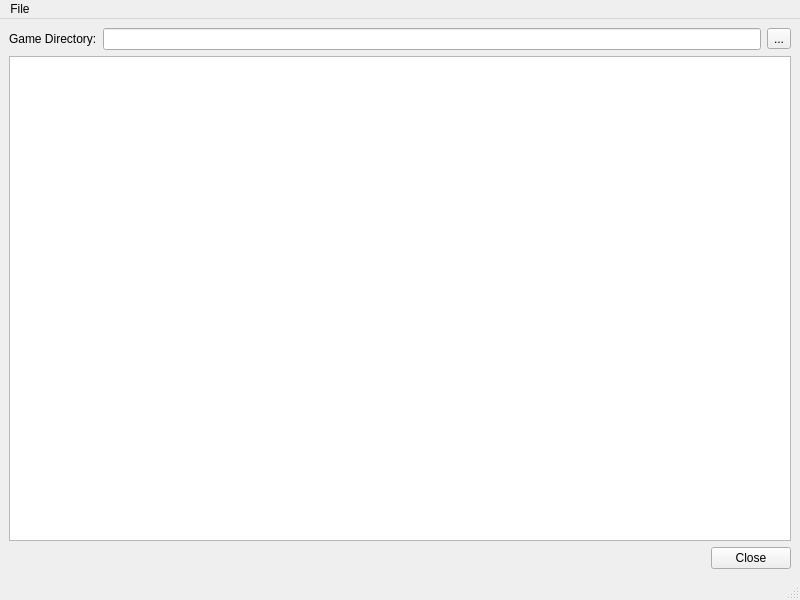
<?xml version="1.0" encoding="UTF-8"?>
<ui version="4.0">
 <class>LootWindow</class>
 <widget class="QMainWindow" name="LootWindow">
  <property name="geometry">
   <rect>
    <x>0</x>
    <y>0</y>
    <width>800</width>
    <height>600</height>
   </rect>
  </property>
  <property name="windowTitle">
   <string>Loot Inspector</string>
  </property>
  <widget class="QWidget" name="centralwidget">
   <layout class="QGridLayout" name="gridLayout">
    <item row="0" column="0">
     <layout class="QHBoxLayout" name="horizontalLayout">
      <item>
       <widget class="QLabel" name="label">
        <property name="text">
         <string>Game Directory:</string>
        </property>
       </widget>
      </item>
      <item>
       <widget class="QLineEdit" name="gameDirectory">
        <property name="readOnly">
         <bool>true</bool>
        </property>
       </widget>
      </item>
      <item>
       <widget class="QToolButton" name="gameDirBrowse">
        <property name="text">
         <string>...</string>
        </property>
       </widget>
      </item>
     </layout>
    </item>
    <item row="1" column="0">
     <widget class="QTreeWidget" name="treeWidget">
      <property name="columnCount">
       <number>2</number>
      </property>
      <attribute name="headerVisible">
       <bool>false</bool>
      </attribute>
      <column>
       <property name="text">
        <string notr="true">1</string>
       </property>
      </column>
      <column>
       <property name="text">
        <string notr="true">2</string>
       </property>
      </column>
     </widget>
    </item>
    <item row="2" column="0" alignment="Qt::AlignRight">
     <widget class="QPushButton" name="closeButton">
      <property name="text">
       <string>Close</string>
      </property>
     </widget>
    </item>
   </layout>
  </widget>
  <widget class="QMenuBar" name="menubar">
   <property name="geometry">
    <rect>
     <x>0</x>
     <y>0</y>
     <width>800</width>
     <height>21</height>
    </rect>
   </property>
   <widget class="QMenu" name="menuFile">
    <property name="title">
     <string>File</string>
    </property>
    <addaction name="actionClose"/>
   </widget>
   <addaction name="menuFile"/>
  </widget>
  <widget class="QStatusBar" name="statusbar"/>
  <action name="actionClose">
   <property name="text">
    <string>Close</string>
   </property>
  </action>
 </widget>
 <resources/>
 <connections/>
</ui>
